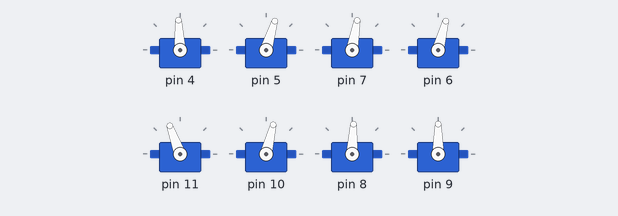
Bench run of a sketch on a simulated Arduino Uno, built with avr-gcc and run on an emulated ATmega328P. Parts: 8 × servo.

Above: at 0.05 s.
At 0.15 s:
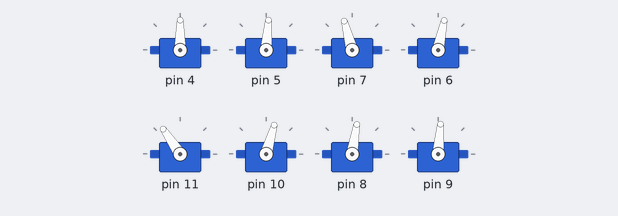
At 0.25 s:
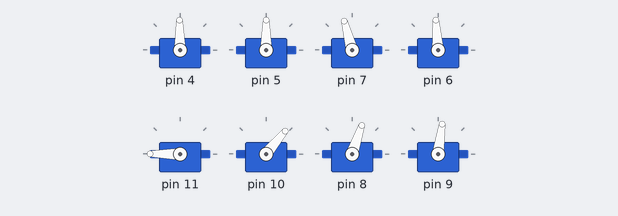
At 0.5 s:
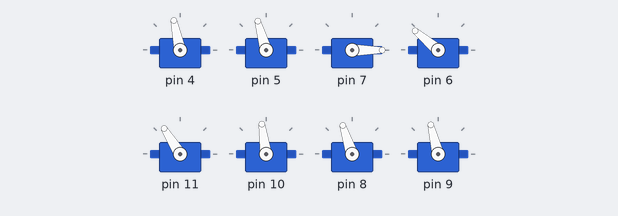
At 0.75 s:
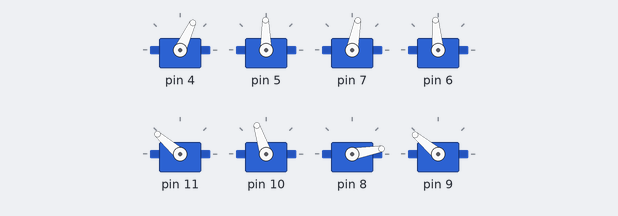
At 1.0 s:
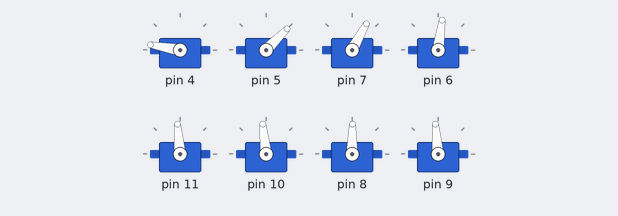
Timing chart, 0 to 3.0 s (numbered marks = the images above):
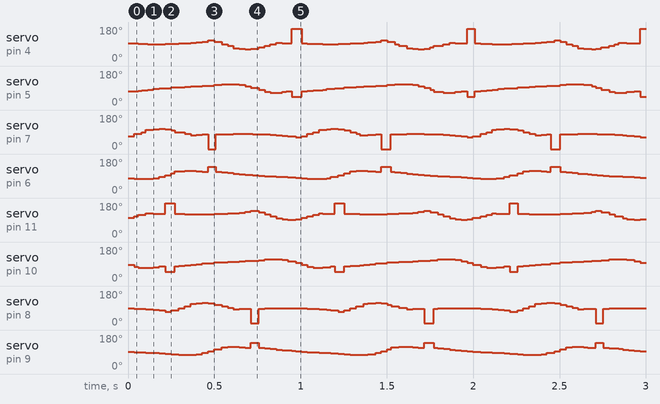

The sketch:

standalone.ino
```cpp
#include <Servo.h>
#include "config.hpp"

unsigned long startTime;
Servo servos[legCount * 2];

enum JointType : int {
  Knee = 0,
  Shoulder = 1
};

Servo& servoFor(int legIndex, JointType joint) {
  return servos[legIndex * 2 + joint];
}

const GaitStep& stepAtTime(unsigned long time, int legIndex) {
  unsigned long gaitTime = (time + legs[legIndex].timeOffset) % gaitPeriod;
  int stepIndex = gaitTime / gaitStepInterval;

//  Serial.println(stepIndex);

  return gait[stepIndex];
}

int toDegrees(float radians) {
  return int (radians * 180.f / 3.14159265359);
}

void writePosition(int legIndex, const GaitStep& gaitStep) {
  Leg leg = legs[legIndex];
  int kneeAngle = toDegrees(gaitStep.kneeAngle) + leg.knee.offset;
  servoFor(legIndex, Knee).write(leg.invert ? 180 - kneeAngle : kneeAngle);
  int shoulderAngle = toDegrees(gaitStep.shoulderAngle) + leg.shoulder.offset;
  servoFor(legIndex, Shoulder).write(leg.invert ? 180 - shoulderAngle : shoulderAngle);
}

void setup() {
  Serial.begin(115200);
  startTime = millis();

  // Attach each leg's servos
  for (int l = 0; l < legCount; l++) {
    servoFor(l, Knee).attach(legs[l].knee.pin);
    servoFor(l, Shoulder).attach(legs[l].shoulder.pin);
  }
}

void loop() {
  unsigned long currentTime = millis();

  // Write a position to each of the legs
  for (int l = 0; l < legCount; l++) {
    GaitStep step = stepAtTime(currentTime, l);
    writePosition(l, step);
  }

  delay(loopDelay);
}
```

config.hpp
```cpp
struct GaitStep {
  GaitStep(float shoulderAngle, float kneeAngle): shoulderAngle(shoulderAngle), kneeAngle(kneeAngle) {}
  float shoulderAngle;
  float kneeAngle;
};

struct Joint {
  Joint(int pin, int offset): pin(pin), offset(offset) {}
  int pin;
  int offset;
};

struct Leg {
  Leg(Joint knee, Joint shoulder, int timeOffset, bool invert): knee(knee), shoulder(shoulder), timeOffset(timeOffset), invert(invert) {}
  Joint knee;
  Joint shoulder;
  int timeOffset;
  bool invert;
};

const int loopDelay = 10;
const int gaitPeriod = 1000;
const int gaitStepCount = 27;
const int gaitStepInterval = gaitPeriod / (gaitStepCount + 1);
const int legCount = 4;
const int gaitLegPeriod = gaitPeriod / legCount;

const Leg legs[legCount] = {
  // Front left
  Leg{Joint{4, 10}, Joint{5, 135}, gaitLegPeriod * 0, true},
  // Front right
  Leg{Joint{7, 0}, Joint{6, 140}, gaitLegPeriod * 2, false},
  // Back left
  Leg{Joint{11, -20}, Joint{10, 130}, gaitLegPeriod * 3, true},
  // Back right
  Leg{Joint{8, 10}, Joint{9, 140}, gaitLegPeriod * 1, false}
};

const GaitStep gait[gaitStepCount] = {
    GaitStep{-0.4931828728, 1.3589035},
    GaitStep{-0.5505394628, 1.378092398},
    GaitStep{-0.6056474798, 1.391495988},
    GaitStep{-0.6583129916, 1.399161001},
    GaitStep{-0.7083188835, 1.401111636},
    GaitStep{-0.7554332537, 1.397353763},
    GaitStep{-0.7994166264, 1.38787597},
    GaitStep{-0.8400275485, 1.372647537},
    GaitStep{-0.8770260425, 1.351613181},
    GaitStep{-0.9101743281, 1.324684204},
    GaitStep{-0.9392341448, 1.291725244},
    GaitStep{-0.9699039563, 1.240756382},
    GaitStep{-0.9943380042, 1.174225065},
    GaitStep{-1.021943166, 1.080418181},
    GaitStep{-1.078271702, 1.192418054},
    GaitStep{-1.140570746, 1.398768458},
    GaitStep{-1.144951919, 1.586701077},
    GaitStep{-1.136534104, 1.796906384},
    GaitStep{-1.084210771, 1.849677719},
    GaitStep{-0.9441769963, 1.897398987},
    GaitStep{-0.8129540492, 1.847133145},
    GaitStep{-0.6433923303, 1.72473099},
    GaitStep{-0.468505477, 1.575017355},
    GaitStep{-0.3683909042, 1.419568283},
    GaitStep{-0.3673002921, 1.306524801},
    GaitStep{-0.427525354, 1.33072954},
    GaitStep{-0.4931828728, 1.3589035}
};
```
